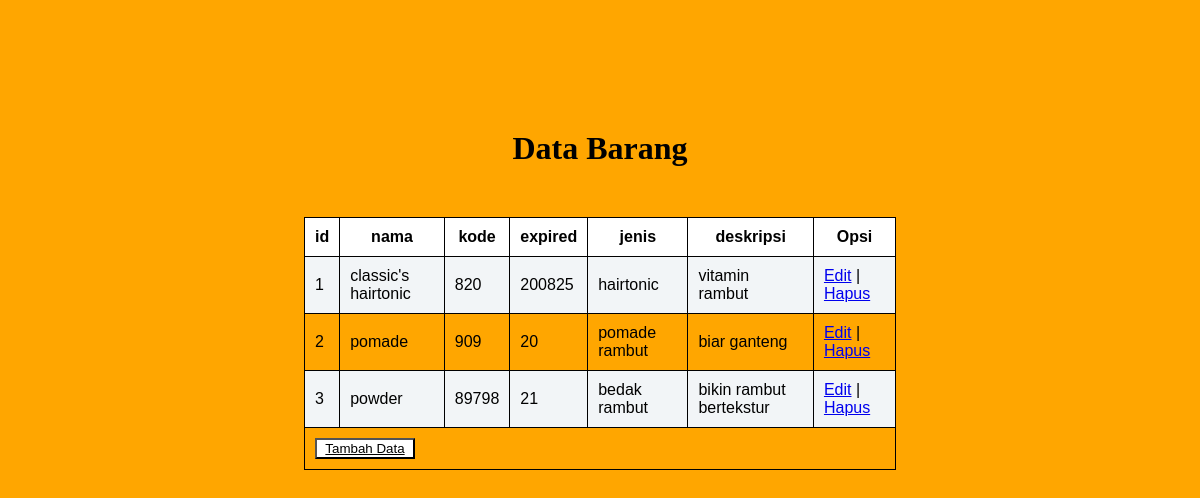
Page /postest5/input.php on the committed database.
### tables this page shows
CREATE TABLE `input_barang` (
  `id` int(11) NOT NULL,
  `nama` varchar(25) NOT NULL,
  `kode` int(25) NOT NULL,
  `expired` int(11) NOT NULL,
  `jenis` varchar(25) NOT NULL,
  `deskripsi` varchar(50) NOT NULL
);

### postest5/input.php (the view, shortened to what this page needs)
<?php
require'koneksi.php';
$result = mysqli_query($conn, "SELECT * FROM input_barang");
$input_barang = [];
while ($row = mysqli_fetch_assoc($result)) {
    $input_barang[] = $row;
}
?>
<!DOCTYPE html>
<html lang="en">
<head>
    <link rel="stylesheet" href="index.css">
</head>
<body>
    <center>
    <h1>Data Barang</h1>
    <table border=1px>
        <tr>
            <th><b>id</b></th>
            <th><b>nama</b></th>
            <th><b>kode</b></th>
            <th><b>expired</b></th>
            <th><b>jenis</b></th>
            <th><b>deskripsi</b></th>
            <th><b>Opsi</b></th>
        </tr>
        <?php $i = 1; foreach ($input_barang as $dc):?>
        <tr>
            <td><?php echo $i ;?></td>
            <td><?php echo $dc["nama"] ;?></td>
            <td><?php echo $dc["kode"] ;?></td>
            <td><?php echo $dc["expired"] ;?></td>
            <td><?php echo $dc["jenis"];?></td>
            <td><?php echo $dc["deskripsi"];?></td>
            <td><a href="edit.php?id=<?php echo $dc["id"]; ?>" >Edit</a>
            | <a href="hapus.php?id=<?php echo $dc["id"]; ?>" onclick = "return confirm('Apakah Anda yakin ingin menghapus data ini ?')">Hapus</a></td>
        </tr>
        <?php $i++; endforeach;?>
        <tr>
            <td colspan="7"><button width="100px"><a href="tambah.php" style="color: black  ">Tambah Data</a></button></td>
        </tr>
    </table>
    </center>
</body>
</html>

### postest5/index.css (style rules this page uses)
table { font-family: sans-serif; color: black; border-collapse: collapse; width: 50%; border: 1px solid black; margin-top: 50px; }
body { background-color: #ffa600; }
h1 { margin-top: 130px; }
button { margin:auto; background-color: white; color: white; border-color: black; width: 100px; text-align: center; }
table tr th { background: white; color: black; font-weight: normal; }
table th { padding: 10px; }
table td { padding: 10px; }
table tr:nth-child(even) { background: #f2f5f7; }

### rows in the picture
input_barang: nama "classic's hairtonic", kode "820", expired "200825", jenis "hairtonic", deskripsi "vitamin rambut"
input_barang: nama "pomade", kode "909", expired "20", jenis "pomade rambut", deskripsi "biar ganteng"
input_barang: nama "powder", kode "89798", expired "21", jenis "bedak rambut", deskripsi "bikin rambut bertekstur"
